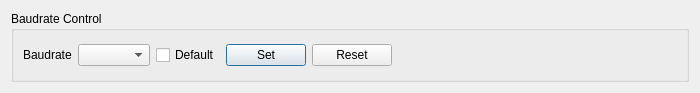
<?xml version="1.0" encoding="UTF-8"?>
<ui version="4.0">
 <class>Dialog</class>
 <widget class="QDialog" name="Dialog">
  <property name="geometry">
   <rect>
    <x>0</x>
    <y>0</y>
    <width>700</width>
    <height>93</height>
   </rect>
  </property>
  <property name="windowTitle">
   <string>UKRAA Futurlec Controller Baudrate Tool</string>
  </property>
  <layout class="QGridLayout" name="gridLayout">
   <item row="0" column="0">
    <widget class="QGroupBox" name="groupBox">
     <property name="title">
      <string>Baudrate Control</string>
     </property>
     <layout class="QGridLayout" name="gridLayout_2">
      <item row="0" column="0">
       <layout class="QHBoxLayout" name="horizontalLayout">
        <item>
         <widget class="QLabel" name="label">
          <property name="text">
           <string>Baudrate</string>
          </property>
         </widget>
        </item>
        <item>
         <widget class="QComboBox" name="baudrateComboBox"/>
        </item>
        <item>
         <widget class="QCheckBox" name="defaultCheckBox">
          <property name="text">
           <string>Default</string>
          </property>
         </widget>
        </item>
        <item>
         <widget class="QPushButton" name="setPushButton">
          <property name="text">
           <string>Set</string>
          </property>
         </widget>
        </item>
        <item>
         <widget class="QPushButton" name="resetPushButton">
          <property name="text">
           <string>Reset</string>
          </property>
         </widget>
        </item>
        <item>
         <spacer name="horizontalSpacer">
          <property name="orientation">
           <enum>Qt::Horizontal</enum>
          </property>
          <property name="sizeHint" stdset="0">
           <size>
            <width>40</width>
            <height>20</height>
           </size>
          </property>
         </spacer>
        </item>
       </layout>
      </item>
     </layout>
    </widget>
   </item>
  </layout>
 </widget>
 <resources/>
 <connections/>
</ui>
